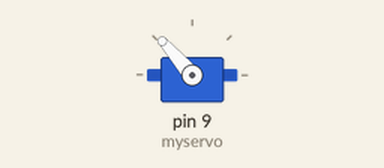
This sketch was run on a simulated Arduino Uno, built with avr-gcc and run on an emulated ATmega328P. On the bench: servo.

Above: at 0.15 s.
At 0.67 s:
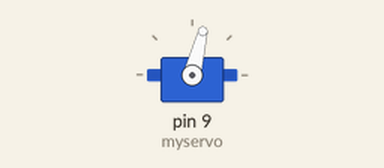
At 20.04 s:
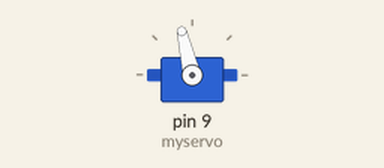
At 39.63 s:
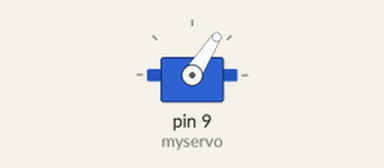
Timing chart, 0 to 40.0 s (numbered marks = the images above):
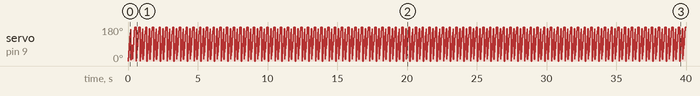

The sketch:

electronics_light_sensor.ino
```cpp
#include <Servo.h>

Servo myservo;  // create Servo object to control a servo
// twelve Servo objects can be created on most boards
//array Values = [180,0,90]
int pos = 0;    // variable to store the servo position
void move_to(int degree, int wait = 1.83333333333) { // new function to add delay and move the panel without need to write a for loop every time
  int change_in_degrees = degree - myservo.read();
  for (int pos = 0; pos <= change_in_degrees; pos +=change_in_degrees/abs(change_in_degrees) ) {
    myservo.write(pos);
    delay(wait);
  }
}
void setup() {
  myservo.attach(9);  // attaches the servo on pin 9 to the Servo object
}


void loop() {// can someone run this and test it
  move_to(90);
  move_to(180);
  move_to(270);
  move_to(360);
  move_to(0);
}
```
